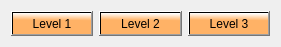
   <widget class="QWidget" name="gridLayoutWidget_2">
    <property name="geometry">
     <rect>
      <x>40</x>
      <y>480</y>
      <width>281</width>
      <height>31</height>
     </rect>
    </property>
    <layout class="QGridLayout" name="gridLayout_2">
     <item row="0" column="2">
      <widget class="QPushButton" name="Xlvl3">
       <property name="sizePolicy">
        <sizepolicy hsizetype="Minimum" vsizetype="Fixed">
         <horstretch>100</horstretch>
         <verstretch>100</verstretch>
        </sizepolicy>
       </property>
       <property name="minimumSize">
        <size>
         <width>25</width>
         <height>25</height>
        </size>
       </property>
       <property name="styleSheet">
        <string notr="true">background-color: qlineargradient(spread:pad, x1:0.536, y1:0, x2:0.497201, y2:1, stop:0.0167598 rgba(255, 255, 255, 255), stop:0.346369 rgba(255, 178, 102, 255));

font: 700 12pt &quot;Yu Gothic&quot;;
color:rgb(0,0,0);</string>
       </property>
       <property name="text">
        <string>Level 3</string>
       </property>
      </widget>
     </item>
     <item row="0" column="0">
      <widget class="QPushButton" name="Xlvl1">
       <property name="sizePolicy">
        <sizepolicy hsizetype="Minimum" vsizetype="Fixed">
         <horstretch>100</horstretch>
         <verstretch>100</verstretch>
        </sizepolicy>
       </property>
       <property name="minimumSize">
        <size>
         <width>25</width>
         <height>25</height>
        </size>
       </property>
       <property name="styleSheet">
        <string notr="true">background-color: qlineargradient(spread:pad, x1:0.536, y1:0, x2:0.497201, y2:1, stop:0.0167598 rgba(255, 255, 255, 255), stop:0.346369 rgba(255, 178, 102, 255));

font: 700 12pt &quot;Yu Gothic&quot;;
color:rgb(0,0,0);</string>
       </property>
       <property name="text">
        <string>Level 1</string>
       </property>
      </widget>
     </item>
     <item row="0" column="1">
      <widget class="QPushButton" name="Xlvl2">
       <property name="sizePolicy">
        <sizepolicy hsizetype="Minimum" vsizetype="Fixed">
         <horstretch>100</horstretch>
         <verstretch>100</verstretch>
        </sizepolicy>
       </property>
       <property name="minimumSize">
        <size>
         <width>25</width>
         <height>25</height>
        </size>
       </property>
       <property name="styleSheet">
        <string notr="true">background-color: qlineargradient(spread:pad, x1:0.536, y1:0, x2:0.497201, y2:1, stop:0.0167598 rgba(255, 255, 255, 255), stop:0.346369 rgba(255, 178, 102, 255));

font: 700 12pt &quot;Yu Gothic&quot;;
color:rgb(0,0,0);</string>
       </property>
       <property name="text">
        <string>Level 2</string>
       </property>
      </widget>
     </item>
    </layout>
   </widget>
